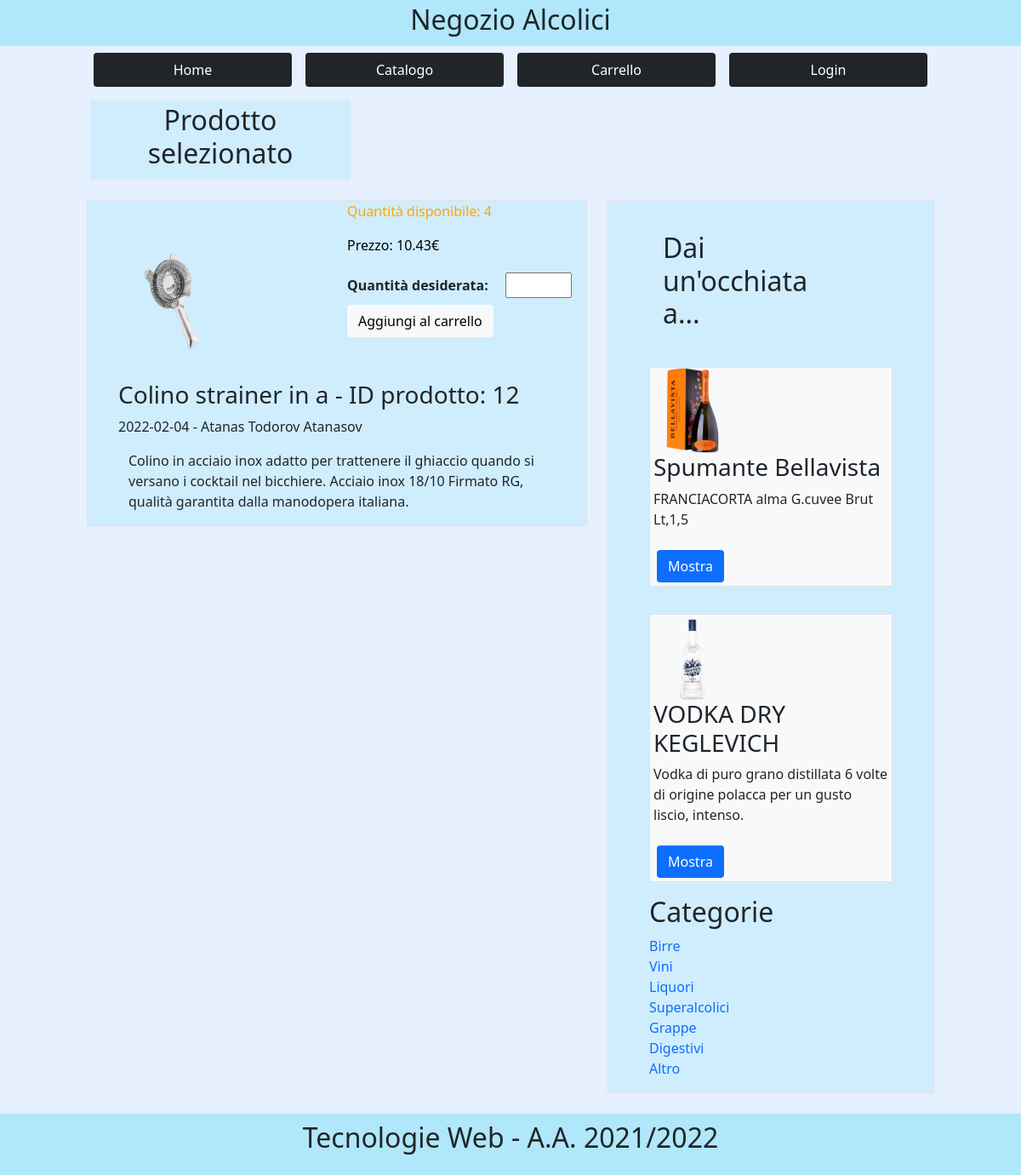
Before: /prodotto.php?id=12 with the older database file.
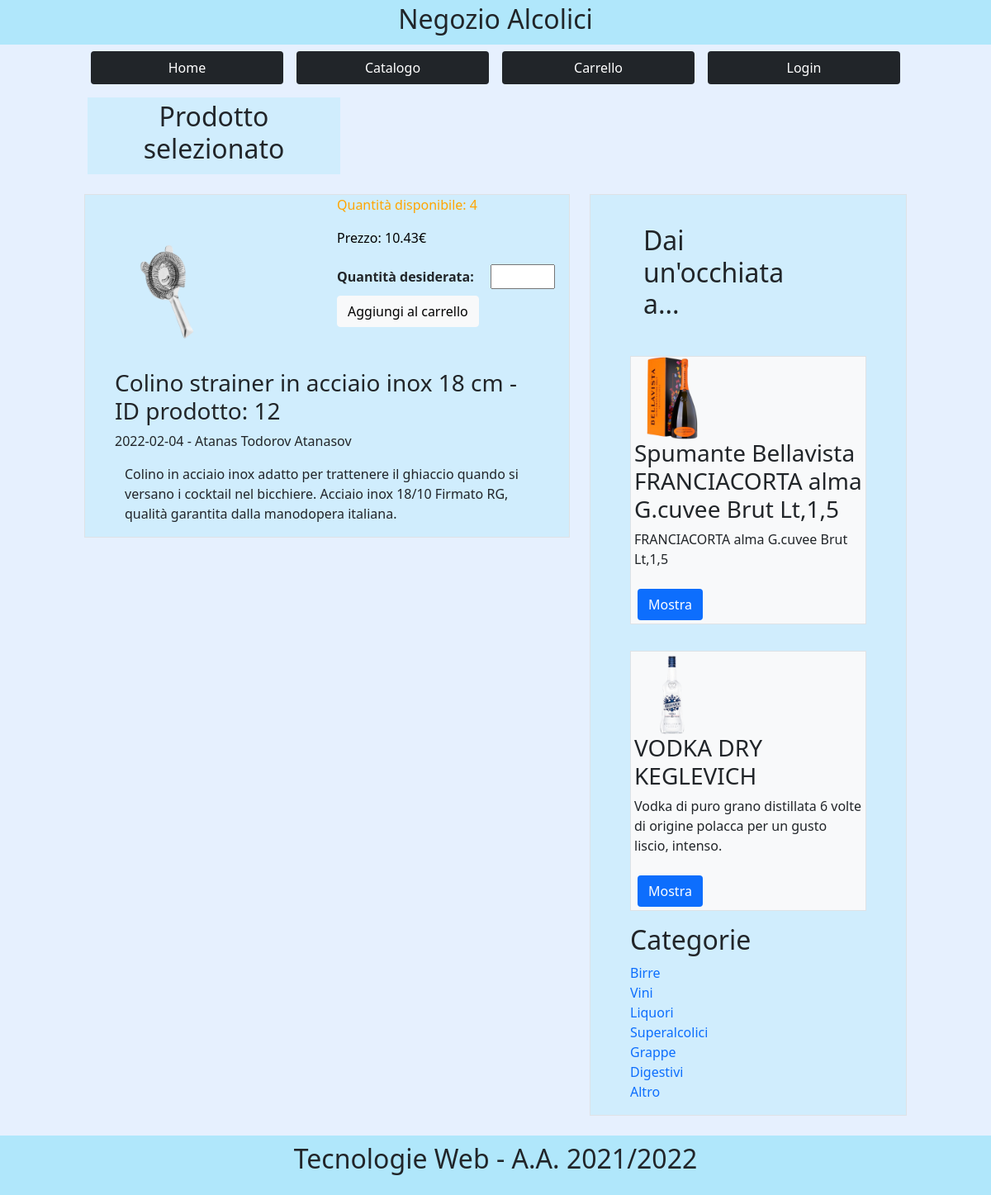
After: the same page with the newer database file.
### tables this page shows
CREATE TABLE `prodotto` (
  `ID` int(11) NOT NULL,
  `ID_venditore` int(11) NOT NULL,
  `nome` varchar(100) NOT NULL,
  `nomeImmagine` varchar(30) NOT NULL,
  `quantitàDisponibile` int(11) NOT NULL,
  `tipoDisponibilità` enum('Immediata','5 giorni','10 giorni','1 mese') NOT NULL,
  `prezzoUnitario` float NOT NULL,
  `testoBreve` varchar(100) NOT NULL,
  `testoMedio` varchar(1000) NOT NULL,
  `testoLungo` varchar(2500) NOT NULL,
  `dataInserimento` date NOT NULL,
  `ID_categoria` int(11) NOT NULL
);

CREATE TABLE `venditore` (
  `ID` int(11) NOT NULL,
  `nome` varchar(20) NOT NULL,
  `cognome` varchar(20) NOT NULL,
  `dataNascita` date NOT NULL,
  `email` varchar(50) NOT NULL,
  `password` varchar(255) NOT NULL
);

### prodotto.php (called while the page is built)
<?php
require_once 'bootstrap.php';
$templateParams["titolo"] = "Prodotto - Negozio Alcolici";
$templateParams["nome"] = "singolo-prodotto.php";
$templateParams["categorie"] = $dbh->getCategories();
$templateParams["prodottiCasuali"] = $dbh->getRandomProducts(2);
$templateParams["titolo_pagina"] = "Prodotto selezionato";
$idProdotto = -1;
if(isset($_GET["id"])){
    $idProdotto = $_GET["id"];
}
$templateParams["prodotto"] = $dbh->getProductByID($idProdotto);
require 'template/singolo-prodotto.php';
?>

### db/database.php (called while the page is built, shortened)
<?php
    class DatabaseHelper {
        private $db;
        public function __construct($servername, $username, $password, $dbname, $port){
            $this->db = new mysqli($servername, $username, $password, $dbname, $port);
        }
        public function getRandomProducts($n) {
            $stmt = $this->db->prepare("SELECT nomeImmagine, nome, testoBreve, ID
                                        FROM prodotto
                                        ORDER BY RAND()
                                        LIMIT ?");
            $stmt->bind_param("i", $n);
            $stmt->execute();
            $result = $stmt->get_result();
            return $result->fetch_all(MYSQLI_ASSOC);
        }
        public function getCategories() {
            $stmt = $this->db->prepare("SELECT ID, nome
                                        FROM categoria");
            $stmt->execute();
            $result = $stmt->get_result();
            return $result->fetch_all(MYSQLI_ASSOC);
        }
        public function getProductByID($idProdotto) {
            $stmt = $this->db->prepare("SELECT prodotto.ID as IDprodotto, prodotto.nome as nomeProdotto, nomeImmagine, testoLungo, dataInserimento, venditore.ID as IDvenditore, venditore.nome as nomeVenditore, venditore.cognome as cognomeVenditore, quantitàDisponibile, prezzoUnitario
                                        FROM prodotto, venditore
                                        WHERE venditore.ID = prodotto.ID_venditore
                                        AND prodotto.ID = ?");
            $stmt->bind_param('i',$idProdotto);
            $stmt->execute();
            $result = $stmt->get_result();
            return $result->fetch_all(MYSQLI_ASSOC);
        }
    }
?>

### bootstrap.php (called while the page is built, shortened)
<?php
    require_once("db/database.php");
    $dbh = new DatabaseHelper("localhost", "root", "", "negozio_alcolici_tw", 3306);
?>

### template/singolo-prodotto.php (the view, shortened to what the changed rows need)
<!DOCTYPE html>
<html lang="it">
<head>
    <link href="https://cdn.jsdelivr.net/npm/bootstrap@5.1.3/dist/css/bootstrap.min.css" rel="stylesheet">
    <link rel="stylesheet" href="./css/style.css">
</head>
<body class="bg-primary bg-opacity-10">
<div class="container-fluid p-0 overflow-hidden">
    <div class="row">
        <div class="col-12">
            <header class="py-1 text-dark bg-info bg-opacity-25">
                <h1 class="text-center">Negozio Alcolici</h1>
            </header>
        </div>
    </div>
        <div class="row">
            <div class="col-12 col-md-3 mx-3 mt-3 py-1 text-dark bg-info bg-opacity-10">
                    <h2 class="text-center"><?php echo $templateParams["titolo_pagina"]?></h2>
            </div>
        </div>
        <div class="row">
            <?php foreach($templateParams["prodotto"] as $prodotto):?>
                <div class="col-12 col-md-6">
                    <article class="bg-info bg-opacity-10 border mt-4 mb-4">
                        <header>
                            <div class="row">
                                <div class="col-6 col-md-6">
                                    <img id="img-prodotto" class="img-fluid" src="<?php echo UPLOAD_DIR.$prodotto["nomeImmagine"];?>" alt="Immagine prodotto"/>
                                </div>
                                <div class="col-6 col-md-6">
                                    <div class="row">
                                        <p id="quantita">Quantità disponibile: <?php echo $prodotto["quantitàDisponibile"];?></p>
                                    </div>
                                    <div class="row">
                                        <p id="prezzo" class="text-black">Prezzo: <?php echo $prodotto["prezzoUnitario"];?>€</p>
                                    </div>
                                    <div class="row">
                                        <form action="carrello.php" method="GET">
                                            <label for="quantità">Quantità desiderata:</label>
                                            <input class="my-1 mx-3" type="number" id="quantità" name="quantità" min="1" max="<?php echo $prodotto["quantitàDisponibile"];?>" required>
                                            <input id="aggiunta" type="submit" class="btn btn-light my-1 <?php if($prodotto["quantitàDisponibile"] == 0) echo "disabled";?>" value="Aggiungi al carrello"/>
                                        </form>
                                        </div>
                                    </div>
                                </div>
                            <div class="row">
                                <h3 id="titleid" class="px-5"><?php echo $prodotto["nomeProdotto"];?> - ID prodotto: <?php echo $prodotto["IDprodotto"];?></h3>
                                <p class="px-5"><?php echo $prodotto["dataInserimento"];?> - <?php echo $prodotto["cognomeVenditore"];?> <?php echo $prodotto["nomeVenditore"];?></p>
                            </div>
                        </header>
                        <section class="px-5">
                            <p><?php echo $prodotto["testoLungo"];?></p>
                        </section>
                    </article>
                </div>
            <?php endforeach;?>
            <div class="col-12 col-md-4">
            <aside class="bg-info bg-opacity-10 border mt-4 px-5 py-3">
                <section>
                    <div class="row">
                        <div class="col-7 col-md-7 mx-3 my-3 py-1 text-dark">
                                <h2>Dai un'occhiata a...</h2>
                        </div>
                    </div>
                    <ul class="nav flex-column">
                    <?php foreach($templateParams["prodottiCasuali"] as $prodottoCasuale):?>
                        <li class="nav-item border bg-light my-3">
                            <img src="<?php echo UPLOAD_DIR.$prodottoCasuale["nomeImmagine"];?>" alt="Immagine prodotto"/>
                            <h3 class="mx-1"><?php echo $prodottoCasuale["nome"];?></h3>
                            <p class="mx-1"><?php echo $prodottoCasuale["testoBreve"];?></p>
                            <a class="btn btn-link mt-2 mx-2 my-1 text-center text-white bg-primary" href="prodotto.php?id=<?php echo $prodottoCasuale["ID"];?>">Mostra</a>
                        </li>
                        <?php endforeach;?>
                    </ul>
                </section>
                <section>
                    <h2>Categorie</h2>
                </section>
            </aside>
            </div>
        </div>
</div>
</body>
</html>

Changed rows visible on the page:
changed prodotto "Aggiungi al carrello": nome "Colino strainer in a" → "Colino strainer in acciaio inox 18 cm"
changed prodotto "FRANCIACORTA alma G.cuvee Brut Lt,1,5": nome "Spumante Bellavista" → "Spumante Bellavista FRANCIACORTA alma G.cuvee Brut Lt,1,5"
